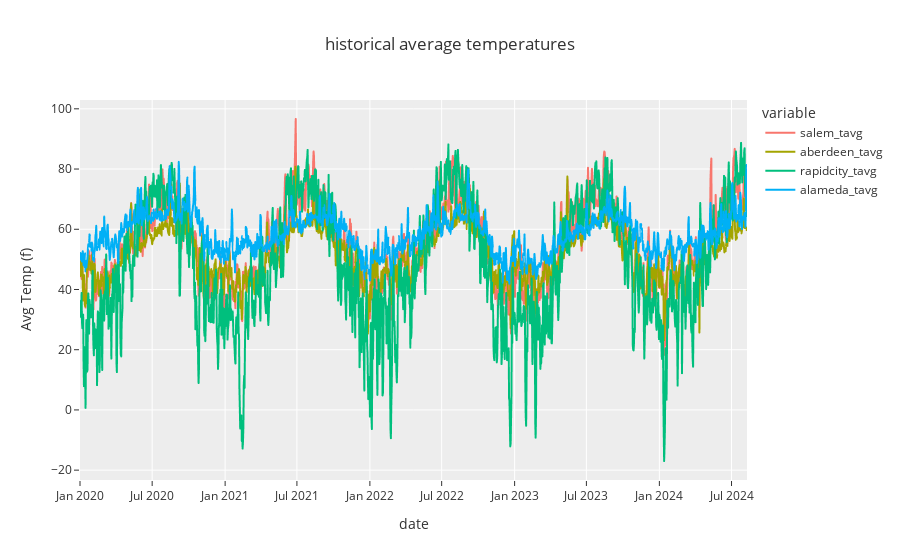

The notebook cell saved with this chart:
### Code cell
# using plotly
fig = px.line(places_df, x="time_index", y=yaxis_names, title="historical average temperatures", template='ggplot2')

fig.update_layout(xaxis_title="date", yaxis_title="Avg Temp (f)")

fig.show()

### Figure 1 — Plotly figure (JSON) as saved in the notebook; plotly's stock layout.template omitted (floating-point values rounded to 4 significant figures; data arrays with more than 128 entries replaced by an {"elided": "..."} marker saying what was removed)
{"data": [{"hovertemplate": "variable=salem_tavg<br>time_index=%{x}<br>value=%{y}<extra></extra>", "legendgroup": "salem_tavg", "line": {"color": "#F8766D", "dash": "solid"}, "marker": {"symbol": "circle"}, "mode": "lines", "name": "salem_tavg", "showlegend": true, "type": "scattergl", "x": {"elided": "1683 str values"}, "xaxis": "x", "y": {"elided": "1683 float values"}, "yaxis": "y"}, {"hovertemplate": "variable=aberdeen_tavg<br>time_index=%{x}<br>value=%{y}<extra></extra>", "legendgroup": "aberdeen_tavg", "line": {"color": "#A3A500", "dash": "solid"}, "marker": {"symbol": "circle"}, "mode": "lines", "name": "aberdeen_tavg", "showlegend": true, "type": "scattergl", "x": {"elided": "1683 str values"}, "xaxis": "x", "y": {"elided": "1683 float values"}, "yaxis": "y"}, {"hovertemplate": "variable=rapidcity_tavg<br>time_index=%{x}<br>value=%{y}<extra></extra>", "legendgroup": "rapidcity_tavg", "line": {"color": "#00BF7D", "dash": "solid"}, "marker": {"symbol": "circle"}, "mode": "lines", "name": "rapidcity_tavg", "showlegend": true, "type": "scattergl", "x": {"elided": "1683 str values"}, "xaxis": "x", "y": {"elided": "1683 float values"}, "yaxis": "y"}, {"hovertemplate": "variable=alameda_tavg<br>time_index=%{x}<br>value=%{y}<extra></extra>", "legendgroup": "alameda_tavg", "line": {"color": "#00B0F6", "dash": "solid"}, "marker": {"symbol": "circle"}, "mode": "lines", "name": "alameda_tavg", "showlegend": true, "type": "scattergl", "x": {"elided": "1683 str values"}, "xaxis": "x", "y": {"elided": "1683 float values"}, "yaxis": "y"}], "layout": {"legend": {"title": {"text": "variable"}, "tracegroupgap": 0}, "title": {"text": "historical average temperatures"}, "xaxis": {"anchor": "y", "domain": [0, 1], "title": {"text": "date"}}, "yaxis": {"anchor": "x", "domain": [0, 1], "title": {"text": "Avg Temp (f)"}}}}
